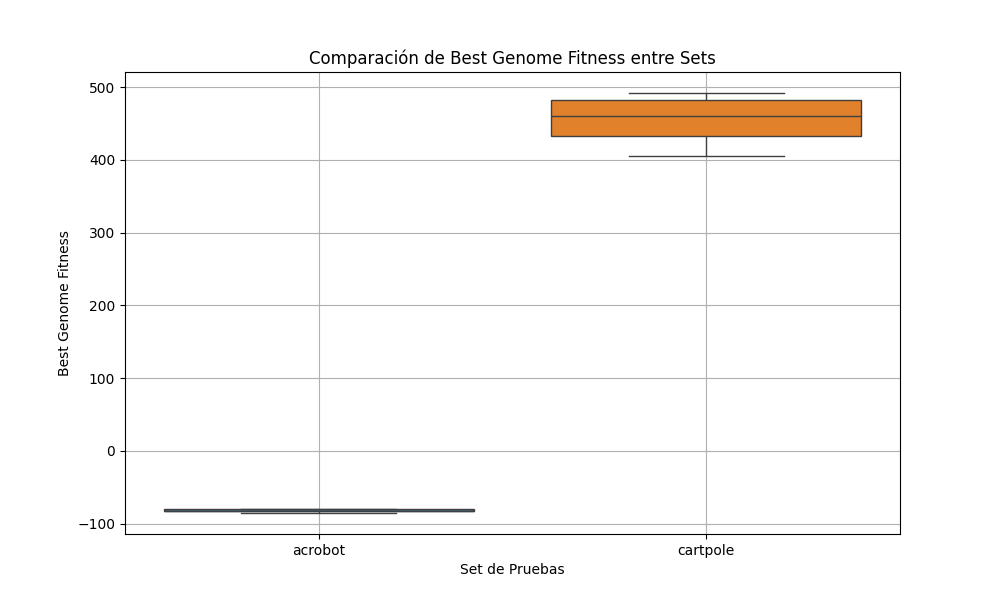

The script that saved this image:
import json
import os
import matplotlib.pyplot as plt
import seaborn as sns

# Carpetas y sets de pruebas
carpetas = ['acrobot/', 'cartpole/'] #MODIFICAR
trials_por_carpeta = [(0, 11), (0, 11)] #MODIFICAR

# Para almacenar los datos
datos_por_set = []
nombres_sets = []

# Lectura de los archivos .json
for k, carpeta in enumerate(carpetas):
    best_genomes_set = []  # Almacenará los resultados de un set

    # Extraer el nombre del set (parte antes del '/')
    nombre_set = carpeta.split('/')[0]
    nombres_sets.append(nombre_set)

    for j in range(trials_por_carpeta[k][0], trials_por_carpeta[k][1]):
        file_path = f"{carpeta}results/trial-{j+1}/output.json"
        
        # Verificar si el archivo existe
        if os.path.exists(file_path):
            with open(file_path, 'r') as f:
                data = json.load(f)
                
                # Extraer el "BestGenome"
                best_genomes = data.get('Info', {}).get('BestGenome', [])
                if best_genomes:
                    # Tomamos el último valor de fitness como el mejor por cada prueba
                    last_best_fitness = best_genomes[-1][-1] if best_genomes[-1] else None
                    if last_best_fitness is not None:
                        best_genomes_set.append(last_best_fitness)
    
    # Agregar los datos del set al conjunto general
    datos_por_set.append(best_genomes_set)

# Creación del boxplot
plt.figure(figsize=(10, 6))
sns.boxplot(data=datos_por_set)
plt.xticks(ticks=range(len(nombres_sets)), labels=nombres_sets)
plt.xlabel("Set de Pruebas")
plt.ylabel("Best Genome Fitness")
plt.title("Comparación de Best Genome Fitness entre Sets")
plt.grid(True)
plt.savefig('boxplot.png')
plt.show()
